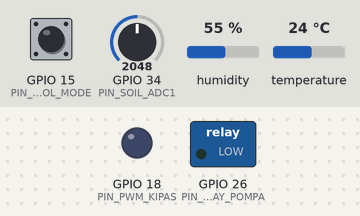
This program was run on a simulated ESP32. Parts: switched loads named in the program (green lamp = pin HIGH), output pins drawn as LEDs (lit = HIGH). The test bench sets the inputs (shaded band); at power-on: temperature 24 °C, GPIO 34 (PIN_SOIL_ADC1) = 2048, GPIO 15 (PIN_TOMBOL_MODE) HIGH, humidity 55 % (analog values on the 0–4095 scale). What the program prints to the serial monitor is not drawn.

Above: at 1.2 s.
1.3 s: temperature set to 33 °C
At 4.4 s:
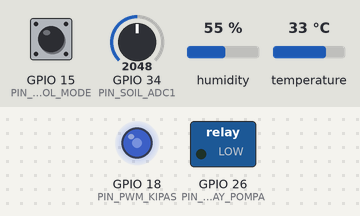
5.5 s: GPIO 34 (PIN_SOIL_ADC1) set to 2552
12.5 s: GPIO 34 (PIN_SOIL_ADC1) set to 2674
At 16.2 s:
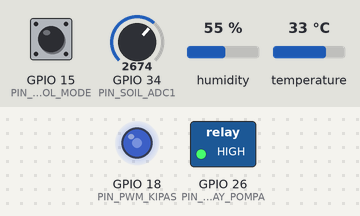
16.5 s: temperature set to 12 °C
At 19.4 s:
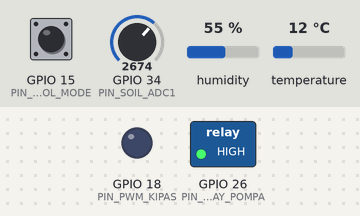
20.5 s: temperature set to 41 °C
At 22.9 s:
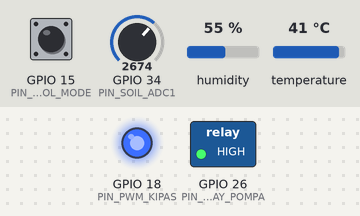
23.5 s: GPIO 34 (PIN_SOIL_ADC1) set to 2171
29.2 s: GPIO 34 (PIN_SOIL_ADC1) set to 2087
At 32.8 s:
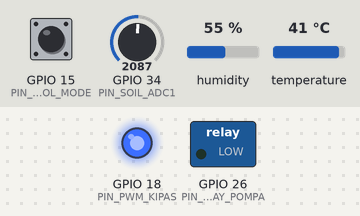
Timing chart, 0 to 34.3 s (numbered marks = the images above; inputs shaded):
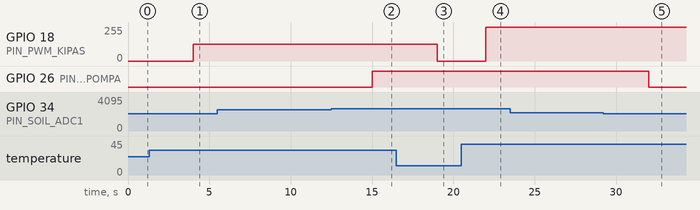

Measured:
- the behaviour switches between 2615 and 2616 on GPIO 34 (PIN_SOIL_ADC1) (found by bisection; images 1 and 2)
- the behaviour switches between 2136 and 2135 on GPIO 34 (PIN_SOIL_ADC1) (found by bisection; images 4 and 5)
- after the input at 1.3 s, GPIO 18 (PIN_PWM_KIPAS): 0/255 → 127/255 after 2.7 s
- after the input at 5.5 s, every drawn part: stays the same
- after the input at 12.5 s, GPIO 26 (PIN_RELAY_POMPA): LOW → HIGH after 2.5 s
- after the input at 16.5 s, GPIO 18 (PIN_PWM_KIPAS): 127/255 → 0/255 after 2.5 s
- after the input at 20.5 s, GPIO 18 (PIN_PWM_KIPAS): 0/255 → 255/255 after 1.5 s
- after the input at 23.5 s, every drawn part: stays the same
- after the input at 29.2 s, GPIO 26 (PIN_RELAY_POMPA): HIGH → LOW after 2.8 s

The program:

main.cpp
```cpp
#include <Arduino.h>
#include <DHT.h>
#include <ArduinoJson.h>

// --- Definisi Pin Aman ESP32 (Bebas Konflik ADC2 & Strapping GPIO 12) ---
#define PIN_DHT             4
#define TIPE_DHT            DHT22
#define PIN_SOIL_ADC1       34   // Input-only ADC1_CH6 (Aman saat Wi-Fi aktif)
#define PIN_TOMBOL_MODE     15   // Pushbutton INPUT_PULLUP
#define PIN_RELAY_POMPA     26   // Output penggerak relai pompa & LED hijau
#define PIN_PWM_KIPAS       18   // Output PWM kecepatan kipas / LED biru

// Ubah ke 0 untuk melihat gejala CHATTERING (1 ambang), 1 untuk HISTERESIS (2 ambang)
#define GUNAKAN_HISTERESIS  1

// Konstanta Kalibrasi Dua Titik Sensor Tanah Kapasitif (dalam milivolt)
const int MV_TANAH_KERING = 2650; // Tegangan saat media kering (0% lengas)
const int MV_TANAH_BASAH  = 1100; // Tegangan saat jenuh air (100% lengas)

// Ambang Kendali Histeresis Pompa Irigasi (%) dan Rentang PWM Suhu Kipas (C)
const float AMBANG_POMPA_ON  = 35.0f;
const float AMBANG_POMPA_OFF = 60.0f;
const float AMBANG_TUNGGAL   = 45.0f; // Dipakai hanya jika GUNAKAN_HISTERESIS == 0

// Konfigurasi PWM Perangkat Keras LEDC (5 kHz, Resolusi 8-bit: 0 - 255)
const int PWM_FREQ_HZ = 5000;
const int PWM_RES_BIT = 8;
const int PWM_KANAL   = 0;

// Buffer Moving Average (Jendela Geser N = 5 Sampel)
const int UKURAN_FILTER = 5;
uint32_t bufferMv[UKURAN_FILTER] = {0};
int indeksFilter = 0;
bool filterPenuh = false;

DHT dht(PIN_DHT, TIPE_DHT);
unsigned long waktuTelemetriTerakhir = 0;
unsigned long waktuDebounceTombol    = 0;
const unsigned long INTERVAL_BACA_MS = 1000;

bool statusPompa       = false;
bool modeOverridePaksa = false;
bool tombolSebelumnya  = HIGH;
unsigned long seqPaket = 0;
unsigned long hitungTransisiRelai = 0;

void setupPwmKipas() {
#if defined(ESP_ARDUINO_VERSION) && (ESP_ARDUINO_VERSION >= ESP_ARDUINO_VERSION_VAL(3, 0, 0))
  ledcAttach(PIN_PWM_KIPAS, PWM_FREQ_HZ, PWM_RES_BIT);
#else
  ledcSetup(PWM_KANAL, PWM_FREQ_HZ, PWM_RES_BIT);
  ledcAttachPin(PIN_PWM_KIPAS, PWM_KANAL);
#endif
}

void tulisPwmKipas(uint8_t duty) {
#if defined(ESP_ARDUINO_VERSION) && (ESP_ARDUINO_VERSION >= ESP_ARDUINO_VERSION_VAL(3, 0, 0))
  ledcWrite(PIN_PWM_KIPAS, duty);
#else
  ledcWrite(PWM_KANAL, duty);
#endif
}

uint32_t bacaSoilMilliVoltsTerfilter() {
  uint32_t mvMentah = analogReadMilliVolts(PIN_SOIL_ADC1);
  bufferMv[indeksFilter] = mvMentah;
  indeksFilter = (indeksFilter + 1) % UKURAN_FILTER;
  if (indeksFilter == 0) filterPenuh = true;

  int jumlahSampel = filterPenuh ? UKURAN_FILTER : indeksFilter;
  uint64_t total = 0;
  for (int i = 0; i < jumlahSampel; i++) total += bufferMv[i];
  return (uint32_t)(total / jumlahSampel);
}

void setup() {
  Serial.begin(115200);
  pinMode(PIN_SOIL_ADC1, INPUT);
  pinMode(PIN_TOMBOL_MODE, INPUT_PULLUP);
  pinMode(PIN_RELAY_POMPA, OUTPUT);
  analogReadResolution(12);
  analogSetPinAttenuation(PIN_SOIL_ADC1, ADC_11db);

  setupPwmKipas();
  dht.begin();
  Serial.println("{\"event\":\"boot\",\"lab\":\"Lab-01 Greenhouse Kopi UNIB\"}");
}

void loop() {
  unsigned long sekarang = millis();

  // 1. Pembacaan Tombol Override Manual Non-Blocking (Debounce 60 ms)
  bool bacaTombol = digitalRead(PIN_TOMBOL_MODE);
  if (bacaTombol == LOW && tombolSebelumnya == HIGH && (sekarang - waktuDebounceTombol > 60)) {
    waktuDebounceTombol = sekarang;
    modeOverridePaksa = !modeOverridePaksa;
    Serial.printf("{\"event\":\"mode_change\",\"manual_override\":%s}\n",
                  modeOverridePaksa ? "true" : "false");
  }
  tombolSebelumnya = bacaTombol;

  // 2. Akuisisi Sensor & Evaluasi Kendali Aktuator Berkala (1000 ms)
  if (sekarang - waktuTelemetriTerakhir >= INTERVAL_BACA_MS) {
    waktuTelemetriTerakhir = sekarang;

    int adcRaw      = analogRead(PIN_SOIL_ADC1);
    uint32_t soilMv = bacaSoilMilliVoltsTerfilter();
    float soilPct   = (float)(MV_TANAH_KERING - (int)soilMv) * 100.0f
                      / (float)(MV_TANAH_KERING - MV_TANAH_BASAH);
    soilPct = constrain(soilPct, 0.0f, 100.0f);

    float suhuUdara   = dht.readTemperature();
    float lembapUdara = dht.readHumidity();
    if (isnan(suhuUdara) || isnan(lembapUdara)) {
      Serial.println("{\"error\":\"Pembacaan DHT22 gagal\"}");
      return;
    }

    // Evaluasi Kendali Pompa: Override Manual vs Histeresis vs Ambang Tunggal
    bool pompaSebelum = statusPompa;
    if (modeOverridePaksa) {
      statusPompa = true;
    } else {
#if GUNAKAN_HISTERESIS == 1
      if (soilPct < AMBANG_POMPA_ON)       statusPompa = true;
      else if (soilPct >= AMBANG_POMPA_OFF) statusPompa = false;
#else
      statusPompa = (soilPct < AMBANG_TUNGGAL);
#endif
    }
    if (statusPompa != pompaSebelum) hitungTransisiRelai++;
    digitalWrite(PIN_RELAY_POMPA, statusPompa ? HIGH : LOW);

    // Evaluasi Kendali PWM Kipas Proporsional Suhu (28.0 C -> 0%, 38.0 C -> 100%)
    int nilaiDuty = map((long)(suhuUdara * 10.0f), 280, 380, 0, 255);
    nilaiDuty = constrain(nilaiDuty, 0, 255);
    tulisPwmKipas((uint8_t)nilaiDuty);
    float fanPct = (nilaiDuty * 100.0f) / 255.0f;

    // Serialisasi Payload Telemetri JSON
    JsonDocument doc;
    doc["device_id"]      = "esp32-kopi-gh01";
    doc["seq"]            = ++seqPaket;
    doc["adc_raw"]        = adcRaw;
    doc["soil_mv_avg"]    = soilMv;
    doc["soil_pct"]       = serialized(String(soilPct, 1));
    doc["temp_c"]         = serialized(String(suhuUdara, 1));
    doc["air_hum_pct"]    = serialized(String(lembapUdara, 1));
    doc["pump_on"]        = statusPompa;
    doc["relay_switches"] = hitungTransisiRelai;
    doc["fan_pwm_pct"]    = serialized(String(fanPct, 1));
    doc["ctrl_mode"]      = modeOverridePaksa ? "MANUAL" :
                            (GUNAKAN_HISTERESIS ? "HYSTERESIS" : "SINGLE_THR");

    serializeJson(doc, Serial);
    Serial.println();
  }
}
```
